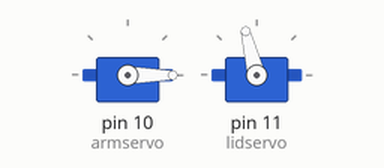
This sketch was run on a simulated Arduino Uno, built with avr-gcc and run on an emulated ATmega328P. Shown: 2 × servo.

Above: at 2.05 s.
At 8.0 s:
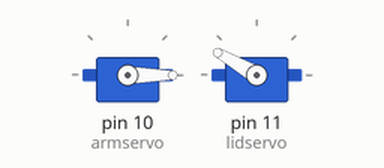
At 14.0 s:
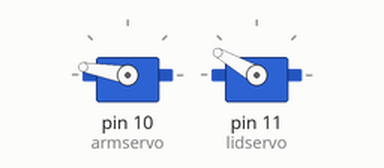
Timing chart, 0 to 17.6 s (numbered marks = the images above):
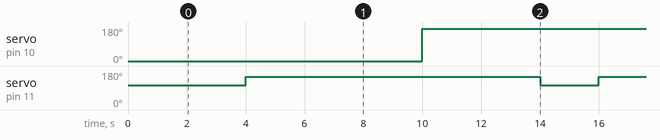

The sketch:

calibration_for_useless_machine.ino
```cpp
#include <Servo.h>      //servo library
Servo armservo;         //declare armservo variable for arm
Servo lidservo;         //declare lidservo variable for lid

void setup() {
  // put your setup code here, to run once:
  armservo.attach(10);     //arm servo connects to D10
  lidservo.attach(11);     //lid servo connects to D11

  armservo.write(0);       //resting psoition of arm servo
  lidservo.write(104);     //resting psoition of lid servo

  Serial.begin(9600);

  delay(2000);
}

void loop() {
  /*
   * change the vlaues of degree of rotaion to calibrate the arm and lid positon
     and use thses values in the main code.
   * comment out the arm section if lid is under calibration and vice versa
   */

   //for lid calibration
   lidservo.write(104);   //when lid closes
   delay(2000);
   lidservo.write(150);   //when lid opens
   delay(4000);

   //for arm calibration
   armservo.write(0);     // when arm goes to resting position
   delay(2000);
   armservo.write(170);   // when arm goes to switch
   delay(4000);
}
```

Measured:
- by itself, servo on pin 10 (armservo): alternates 170° for 10.0 s and 0° for 2.0 s
- by itself, servo on pin 11 (lidservo): alternates 150° for 10.0 s and 104° for 2.0 s
